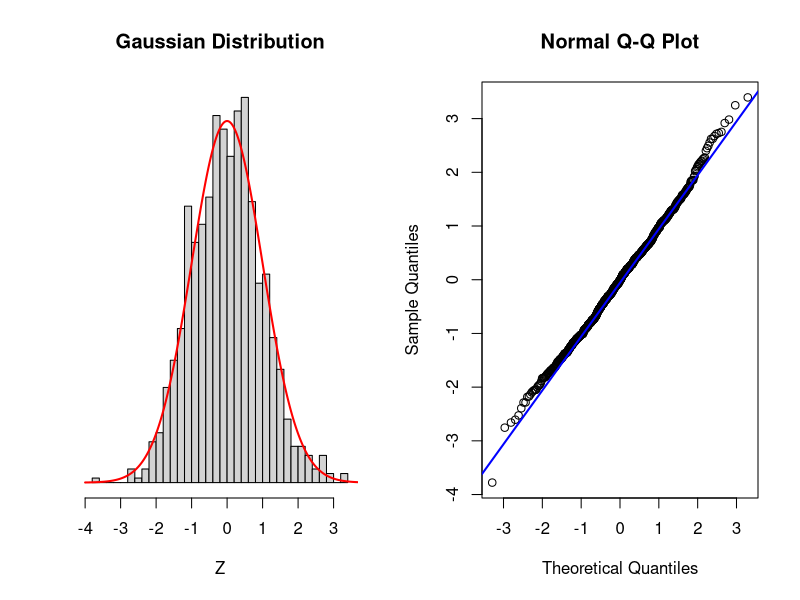
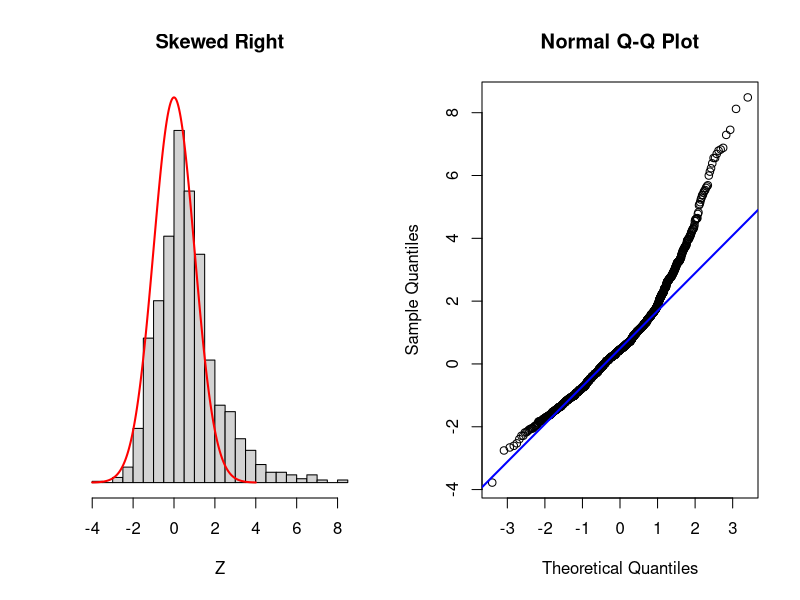
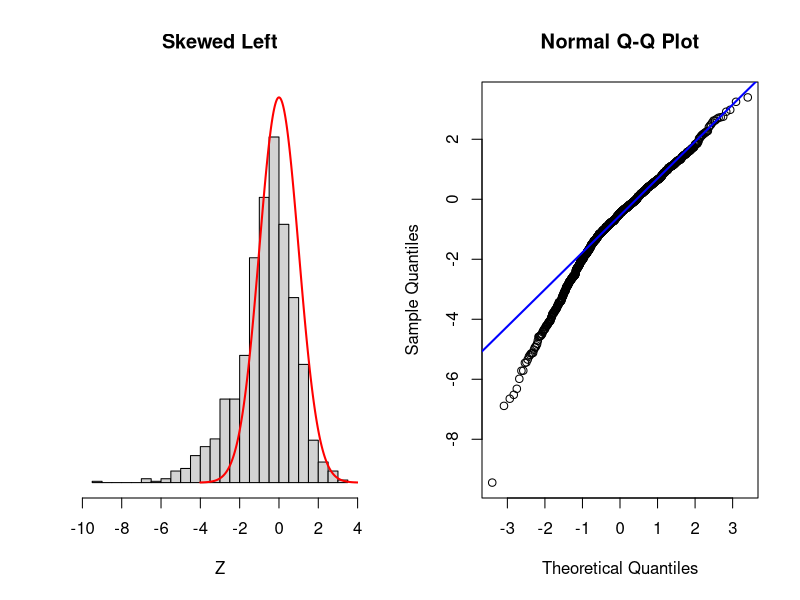
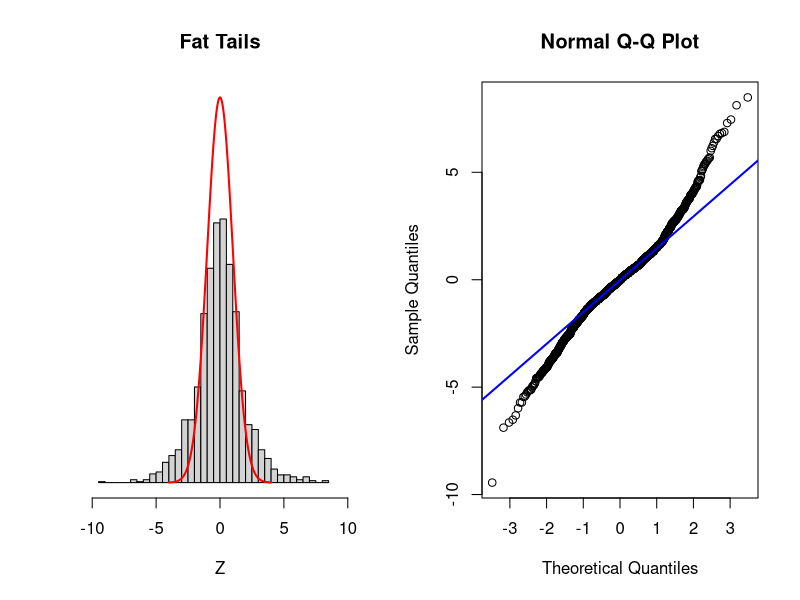
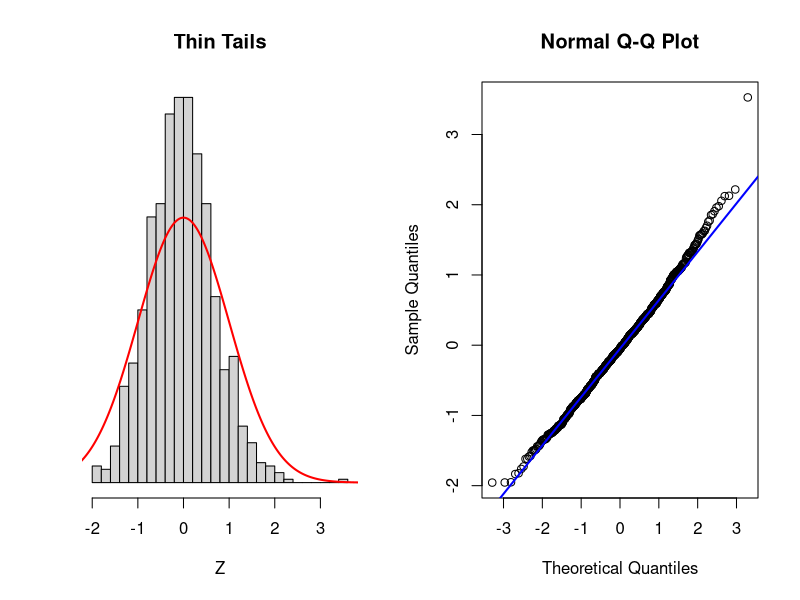
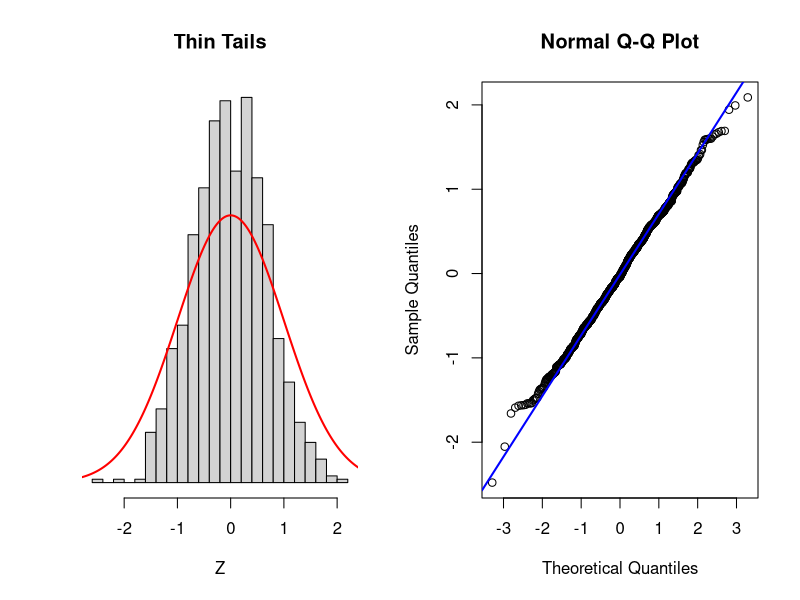
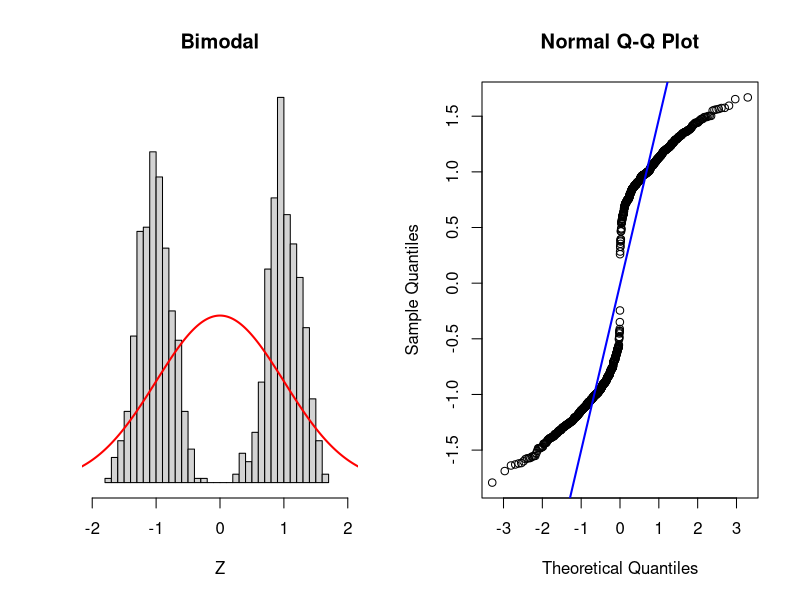
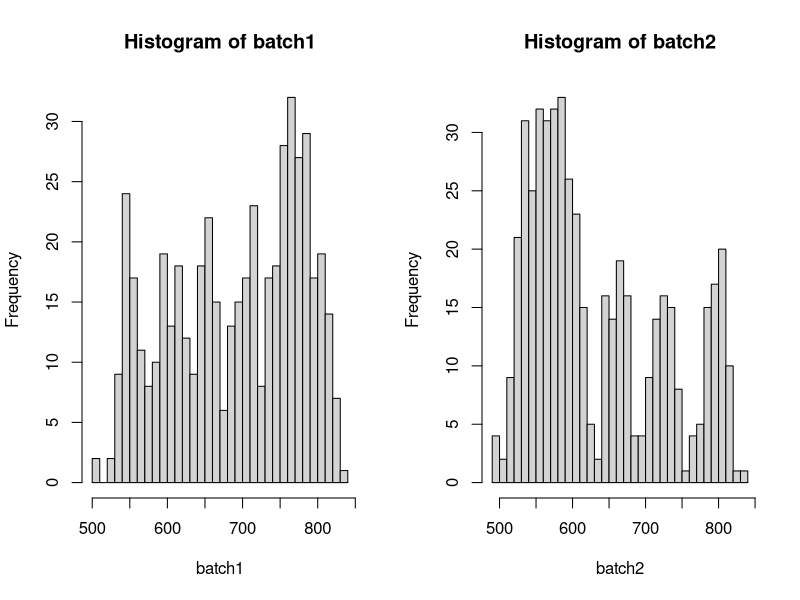

Source code (R) for these figures, in order:
# By Sean Kross February 2016
# Licensed CC0
# https://creativecommons.org/publicdomain/zero/1.0/

set.seed(2-25-16)
par(mfrow = c(1, 2))

n <- 1000
normal_density <- dnorm(seq(-4, 4, 0.01))
zs <- seq(-4, 4, 0.01)

hist_ <- function(x, ...){
  hist(x, breaks = 30, xlab = "Z", ylab = "",  yaxt='n', freq = FALSE, ...)
  lines(zs, normal_density, type = "l", col = "red", lwd = 2)
}

# Gaussian Normal
gaussian_rv <- rnorm(n)

hist_(gaussian_rv, main = "Gaussian Distribution")

qqnorm(gaussian_rv)
qqline(gaussian_rv, col = "blue", lwd = 2)

# Skewed Right
skew_right <- c(gaussian_rv[gaussian_rv > 0] * 2.5, gaussian_rv)

hist_(skew_right, main = "Skewed Right", ylim = c(0, max(normal_density)))

qqnorm(skew_right)
qqline(skew_right, col = "blue", lwd = 2)

# Skewed Left
skew_left <- c(gaussian_rv[gaussian_rv < 0]*2.5, gaussian_rv)

hist_(skew_left, main = "Skewed Left", ylim = c(0, max(normal_density)))

qqnorm(skew_left)
qqline(skew_left, col = "blue", lwd = 2)

# Fat Tails
fat_tails <- c(gaussian_rv*2.5, gaussian_rv)

hist_(fat_tails, main = "Fat Tails", ylim = c(0, max(normal_density)), xlim = c(-10, 10))

qqnorm(fat_tails)
qqline(fat_tails, col = "blue", lwd = 2)

# Thin Tails (Just a bad draw...)
thin_tails <- rnorm(n, sd = .7)

hist_(thin_tails, main = "Thin Tails")

qqnorm(thin_tails)
qqline(thin_tails, col = "blue", lwd = 2)

# Thin Tails
thin_tails <- rnorm(n, sd = .7)

hist_(thin_tails, main = "Thin Tails")

qqnorm(thin_tails)
qqline(thin_tails, col = "blue", lwd = 2)

# Bimodal
bimodal <- c(rnorm(500, -1, .25), rnorm(500, 1, .25))
  
hist_(bimodal, main = "Bimodal", xlim = c(-2, 2))

qqnorm(bimodal)
qqline(bimodal, col = "blue", lwd = 2)

# @drob

batch1_seed <- c(550, 600, 650, 700, 750, 770, 800)

batch2_seed <- c(530, 550, 575, 600, 660, 725,800)

batch1 <- replicate(500, {
  seed <- sample(batch1_seed, 1)
  rnorm(1, mean = seed, 15)
})

batch2 <- replicate(500, {
  seed <- sample(batch2_seed, 1)
  rnorm(1, mean = seed, 15)
})

h1 <- hist(batch1, breaks = 30)
h2 <- hist(batch2, breaks = 30)

plot(h1, col = rgb(0, 0, 1, .25), xlim = c(450, 850),
     ylim = c(0, 40), xlab = "Random Variable",
     main = "@drob", ylab = "", yaxt = "n")
plot(h2, col = rgb(1, 0, 0, .25), xlim=c(0, 10), add=T,
     ylab = "",  yaxt='n')

par(xpd = TRUE)
legend(350, 40, c("Batch 1", "Batch 2"), bty = "n",
       pch = 15, col = c(rgb(0, 0, 1, .25), rgb(1, 0, 0, .25)))
par(xpd = FALSE)

qqplot(batch2, batch1, xlim = c(300, 900), 
       ylim = c(300, 900), xlab = "Batch 2",
       ylab = "Batch 1", main = "Q-Q Plot")
abline(a = 0, b = 1, col = "blue", lwd = 2)
